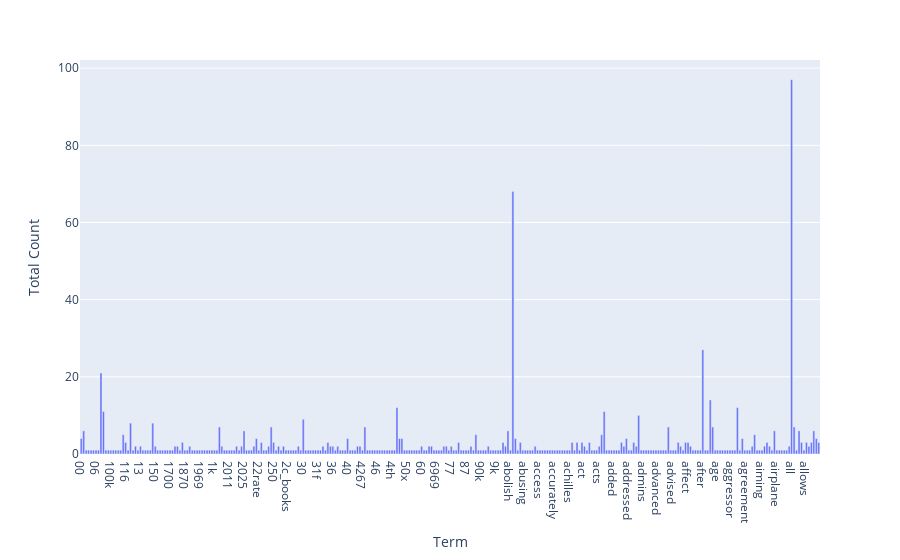

The code cell stored with this chart in its notebook:
### Markdown cell above
### >>> Exercise 12
If you want a nicer interactive visualization here, I would encourage you try to install and use plotly to achieve this.

### Code cell
# Answer here
import plotly.express as px
sub = reddit_df_counts[:, :300]
voc_count = sub.sum(axis=0).A1
x_labels = [i for i in count_vect.get_feature_names_out()[:300]]
fig = px.bar(x=x_labels, y=voc_count, labels={'x': 'Term', 'y': 'Total Count'})
fig.show()

### Figure 1 — Plotly figure (JSON) as saved in the notebook; plotly's stock layout.template omitted (floating-point values rounded to 4 significant figures; data arrays with more than 128 entries replaced by an {"elided": "..."} marker saying what was removed)
{"data": [{"hovertemplate": "Term=%{x}<br>Total Count=%{y}<extra></extra>", "legendgroup": "", "marker": {"color": "#636efa", "pattern": {"shape": ""}}, "name": "", "orientation": "v", "showlegend": false, "textposition": "auto", "type": "bar", "x": {"elided": "300 str values"}, "xaxis": "x", "y": {"elided": "300 int values"}, "yaxis": "y"}], "layout": {"barmode": "relative", "legend": {"tracegroupgap": 0}, "margin": {"t": 60}, "xaxis": {"anchor": "y", "domain": [0, 1], "title": {"text": "Term"}}, "yaxis": {"anchor": "x", "domain": [0, 1], "title": {"text": "Total Count"}}}}
